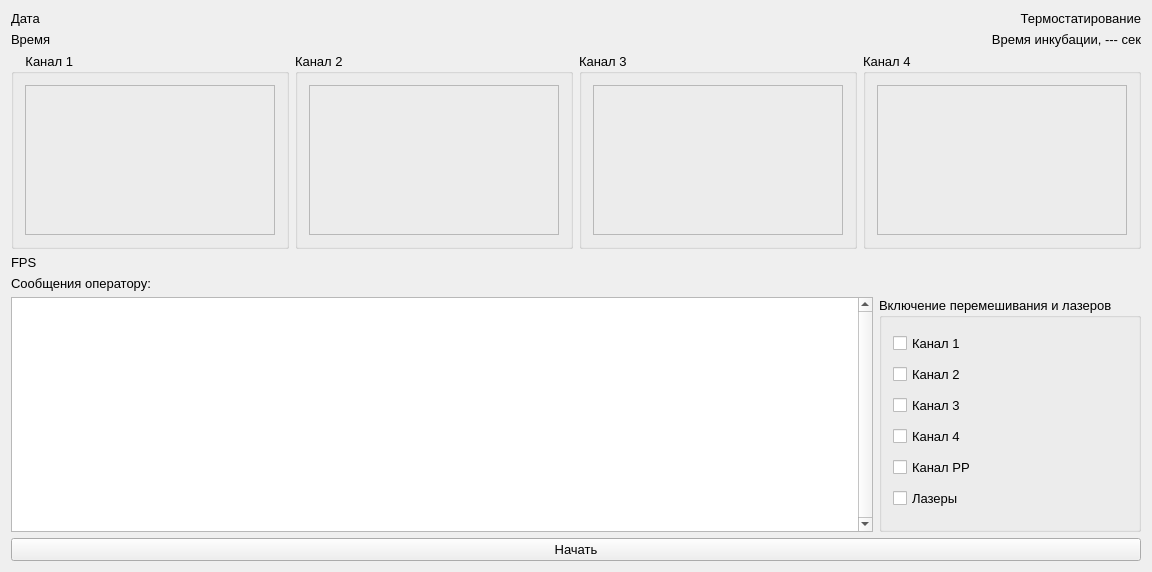
<?xml version="1.0" encoding="UTF-8"?>
<ui version="4.0">
 <class>Widget</class>
 <widget class="QWidget" name="Widget">
  <property name="geometry">
   <rect>
    <x>0</x>
    <y>0</y>
    <width>1118</width>
    <height>572</height>
   </rect>
  </property>
  <property name="font">
   <font>
    <pointsize>10</pointsize>
    <weight>50</weight>
    <bold>false</bold>
   </font>
  </property>
  <property name="windowTitle">
   <string>Widget</string>
  </property>
  <layout class="QGridLayout" name="gridLayout">
   <item row="2" column="0">
    <widget class="QLabel" name="label_fps">
     <property name="text">
      <string>FPS</string>
     </property>
    </widget>
   </item>
   <item row="5" column="0">
    <widget class="QPushButton" name="pushButton">
     <property name="text">
      <string>Начать</string>
     </property>
    </widget>
   </item>
   <item row="4" column="0">
    <layout class="QHBoxLayout" name="horizontalLayout">
     <item>
      <widget class="QTextEdit" name="textEdit">
       <property name="verticalScrollBarPolicy">
        <enum>Qt::ScrollBarAlwaysOn</enum>
       </property>
       <property name="sizeAdjustPolicy">
        <enum>QAbstractScrollArea::AdjustToContents</enum>
       </property>
       <property name="readOnly">
        <bool>true</bool>
       </property>
      </widget>
     </item>
     <item>
      <widget class="QGroupBox" name="groupBox_Mix">
       <property name="font">
        <font>
         <weight>50</weight>
         <bold>false</bold>
        </font>
       </property>
       <property name="title">
        <string>Включение перемешивания и лазеров</string>
       </property>
       <layout class="QVBoxLayout" name="verticalLayout_2">
        <item>
         <widget class="QCheckBox" name="checkBox_1">
          <property name="text">
           <string>Канал 1</string>
          </property>
         </widget>
        </item>
        <item>
         <widget class="QCheckBox" name="checkBox_2">
          <property name="text">
           <string>Канал 2</string>
          </property>
         </widget>
        </item>
        <item>
         <widget class="QCheckBox" name="checkBox_3">
          <property name="text">
           <string>Канал 3</string>
          </property>
         </widget>
        </item>
        <item>
         <widget class="QCheckBox" name="checkBox_4">
          <property name="text">
           <string>Канал 4</string>
          </property>
         </widget>
        </item>
        <item>
         <widget class="QCheckBox" name="checkBox_PP">
          <property name="text">
           <string>Канал РР</string>
          </property>
         </widget>
        </item>
        <item>
         <widget class="QCheckBox" name="checkBox_L">
          <property name="text">
           <string>Лазеры</string>
          </property>
         </widget>
        </item>
       </layout>
      </widget>
     </item>
    </layout>
   </item>
   <item row="0" column="0">
    <layout class="QGridLayout" name="gridLayout_datatime">
     <item row="0" column="0">
      <widget class="QLabel" name="label_date">
       <property name="minimumSize">
        <size>
         <width>100</width>
         <height>15</height>
        </size>
       </property>
       <property name="font">
        <font>
         <pointsize>10</pointsize>
         <weight>50</weight>
         <bold>false</bold>
        </font>
       </property>
       <property name="text">
        <string>Дата</string>
       </property>
      </widget>
     </item>
     <item row="1" column="0">
      <widget class="QLabel" name="label_time">
       <property name="minimumSize">
        <size>
         <width>100</width>
         <height>15</height>
        </size>
       </property>
       <property name="font">
        <font>
         <pointsize>10</pointsize>
         <weight>50</weight>
         <bold>false</bold>
        </font>
       </property>
       <property name="text">
        <string>Время</string>
       </property>
      </widget>
     </item>
     <item row="0" column="1">
      <widget class="QLabel" name="label_TD">
       <property name="font">
        <font>
         <pointsize>10</pointsize>
         <weight>50</weight>
         <bold>false</bold>
        </font>
       </property>
       <property name="text">
        <string>Термостатирование</string>
       </property>
       <property name="alignment">
        <set>Qt::AlignRight|Qt::AlignTrailing|Qt::AlignVCenter</set>
       </property>
      </widget>
     </item>
     <item row="1" column="1">
      <widget class="QLabel" name="label_incube">
       <property name="font">
        <font>
         <pointsize>10</pointsize>
         <weight>50</weight>
         <bold>false</bold>
        </font>
       </property>
       <property name="text">
        <string>Время инкубации, --- сек</string>
       </property>
       <property name="alignment">
        <set>Qt::AlignRight|Qt::AlignTrailing|Qt::AlignVCenter</set>
       </property>
      </widget>
     </item>
    </layout>
   </item>
   <item row="3" column="0">
    <widget class="QLabel" name="label_5">
     <property name="text">
      <string>Сообщения оператору:</string>
     </property>
    </widget>
   </item>
   <item row="1" column="0">
    <layout class="QHBoxLayout" name="horizontalLayout_2">
     <item>
      <widget class="QGroupBox" name="groupBox_f1">
       <property name="title">
        <string>    Канал 1</string>
       </property>
       <layout class="QVBoxLayout" name="verticalLayout">
        <item>
         <widget class="QCustomPlot" name="frame_1">
          <property name="minimumSize">
           <size>
            <width>250</width>
            <height>150</height>
           </size>
          </property>
          <property name="frameShape">
           <enum>QFrame::StyledPanel</enum>
          </property>
          <property name="frameShadow">
           <enum>QFrame::Raised</enum>
          </property>
         </widget>
        </item>
       </layout>
      </widget>
     </item>
     <item>
      <widget class="QGroupBox" name="groupBox_f2">
       <property name="title">
        <string>Канал 2</string>
       </property>
       <layout class="QVBoxLayout" name="verticalLayout_3">
        <item>
         <widget class="QCustomPlot" name="frame_2">
          <property name="minimumSize">
           <size>
            <width>250</width>
            <height>150</height>
           </size>
          </property>
          <property name="frameShape">
           <enum>QFrame::StyledPanel</enum>
          </property>
          <property name="frameShadow">
           <enum>QFrame::Raised</enum>
          </property>
         </widget>
        </item>
       </layout>
      </widget>
     </item>
     <item>
      <widget class="QGroupBox" name="groupBox_f3">
       <property name="title">
        <string>Канал 3</string>
       </property>
       <layout class="QVBoxLayout" name="verticalLayout_4">
        <item>
         <widget class="QCustomPlot" name="frame_3">
          <property name="minimumSize">
           <size>
            <width>250</width>
            <height>150</height>
           </size>
          </property>
          <property name="frameShape">
           <enum>QFrame::StyledPanel</enum>
          </property>
          <property name="frameShadow">
           <enum>QFrame::Raised</enum>
          </property>
         </widget>
        </item>
       </layout>
      </widget>
     </item>
     <item>
      <widget class="QGroupBox" name="groupBox_f4">
       <property name="font">
        <font>
         <pointsize>10</pointsize>
         <weight>50</weight>
         <bold>false</bold>
        </font>
       </property>
       <property name="title">
        <string>Канал 4</string>
       </property>
       <layout class="QVBoxLayout" name="verticalLayout_5">
        <item>
         <widget class="QCustomPlot" name="frame_4">
          <property name="minimumSize">
           <size>
            <width>250</width>
            <height>150</height>
           </size>
          </property>
          <property name="frameShape">
           <enum>QFrame::StyledPanel</enum>
          </property>
          <property name="frameShadow">
           <enum>QFrame::Raised</enum>
          </property>
         </widget>
        </item>
       </layout>
      </widget>
     </item>
    </layout>
   </item>
  </layout>
  <zorder>label_fps</zorder>
  <zorder>label_5</zorder>
  <zorder>pushButton</zorder>
 </widget>
 <layoutdefault spacing="6" margin="11"/>
 <customwidgets>
  <customwidget>
   <class>QCustomPlot</class>
   <extends>QFrame</extends>
   <header>QCustomPlot/qcustomplot.h</header>
   <container>1</container>
  </customwidget>
 </customwidgets>
 <tabstops>
  <tabstop>textEdit</tabstop>
 </tabstops>
 <resources/>
 <connections/>
</ui>
